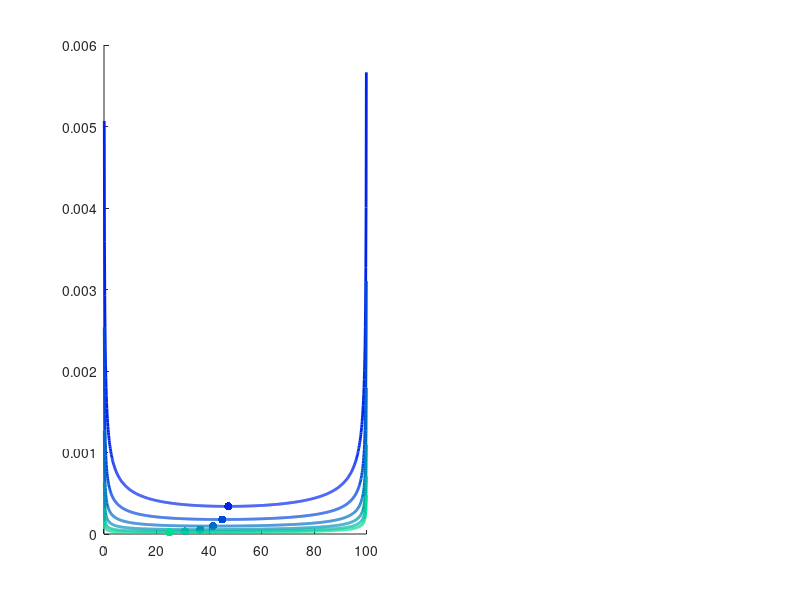

Here is the MATLAB script that generated this plot: (Note: this script raises an error after producing the figure.)
%% How long should I measure a baseline?

% constants
kB = 1.38064852*10^-23;  % Boltzman's constant
T = 290; % Kelvin
R = 1E11;  % resistor size
amplifierNoiseVariance = 4*kB*T*R;  %Johnson-Nyquist noise

cpsPerVolt = 6.24150934*10^18/R;  % elementary charge, Ohm's Law

ttotal = 100; % seconds
tints = 1000; % total time integrations
tvec = linspace(0, ttotal, tints+2)';
tvec = tvec(2:end-1); % trim first and last time (zero baseline/on-peak time)

intv = [0.025 0.050 0.100 0.200 0.400 0.800]* (R/10^11); % intensities, Volts
% coded inputs to intv are 10^11 - equivalent intensities
nints = length(intv);

% do calculations for all possible beam intensities 
unctot = zeros(tints, nints);
for ii = 1:nints
    
    varBL = amplifierNoiseVariance./tvec; % variance from baseline meas.
    varOP = (intv(ii)/cpsPerVolt + amplifierNoiseVariance)./(ttotal-tvec); % variance from on peak meas.
    unctot(:,ii) = sqrt(varBL + varOP)/intv(ii); % total relative uncertainty (1-sigma)
    
end

[mins, mindx] = min(unctot, [], 1); % find optimum (minimum uncertainty) BL vs. OP timing

%% Figure and color map
f1 = figure('Position', [10 10 1000*0.9 450*0.95], 'Units', 'pixels');

map = brighten(colormap(winter(nints+2)), 0); % choose and adjust color map
map = map(2:end-1,:); % reject more saturated colors at start and end of map


%% Plot 1 - logarithmic y-axis

ax1 = subplot(1,2,1);
hold on
p1 = zeros(nints,1); p2 = p1;
for ii = 1:nints
    p1(ii) = plot(tvec, unctot(:,ii), 'Color', map(ii,:), 'LineWidth', 2);
    p2(ii) = plot(tvec(mindx(ii)), mins(ii), '.', 'MarkerSize', 18, 'Color', map(ii,:));
end

ax1.YScale = 'log';
ax1.FontSize = 14;
ax1.XLabel.String = ['seconds of baseline'];% per ' num2str(ttotal, '%0.0f') ' seconds of total time'];
ax1.YLabel.String = 'fractional uncertainty';
%ax1.Title.String = {'Fractional Uncertainty in Baseline-Corrected Intensity for',
%    [num2str(ttotal, '%0.0f') ' Seconds of Total Analytical Time']};
ax1.LineWidth = 1;
ax1.Box = 'on';
pos = ax1.Position;
ax1.Position = pos + [0 -0.00 0 -0.04];
%ax.YLim = [10^2 10^6];

lgd1 = legend(p1, cellstr(num2str(intv', '%0.3f V')));
lgd1.FontSize = 16;
lgd1.Location = 'north';
lgd1.Box = 'on';
%lgd.Interpreter = 'latex';
%lgdpos = lgd.Position;
%lgd.Position = lgdpos .* [0.7 0.9 2 1.7];

%% Plot 2 - same info, linear y-axis

ax2 = subplot(1,2,2);
hold on
p3 = zeros(nints,1); p4 = p3;
for ii = 1:nints
    p3(ii) = plot(tvec, unctot(:,ii), 'Color', map(ii,:), 'LineWidth', 2);
    p4(ii) = plot(tvec(mindx(ii)), mins(ii), '.', 'MarkerSize', 18, 'Color', map(ii,:));
end

%ax = gca;
%ax2.YScale = 'log';
ax2.FontSize = 14;
ax2.XLabel.String = ['seconds of baseline'];% per ' num2str(ttotal, '%0.0f') ' seconds of total time'];
ax2.YLabel.String = 'fractional uncertainty';
%ax2.Title.String = {'Fractional Uncertainty in Baseline-Corrected Intensity for',
%    [num2str(ttotal, '%0.0f') ' Seconds of Total Analytical Time']};
ax2.LineWidth = 1;
ax2.Box = 'on';
ax2.YLim = [0 0.0008];
pos = ax2.Position;
ax2.Position = pos + [0 -0.00 0 -0.04];

lgd2 = legend(p3, cellstr(num2str(intv', '%0.3f V')));
lgd2.FontSize = 16;
lgd2.Location = 'north';
lgd2.Box = 'on';
%lgd.Interpreter = 'latex';
%lgdpos = lgd.Position;
%lgd.Position = lgdpos .* [0.7 0.9 2 1.7];

annotation('textbox', [0 0.9 1 0.1], ...
    'String', ['Fractional Uncertainty in Baseline-Corrected Intensity for ', ...
      num2str(ttotal, '%0.0f')  ' Seconds of Total Analytical Time, ', ...
      'R = 10^{',num2str(log10(R), '%0.0f') ,'} \Omega'], ...
    'EdgeColor', 'none', 'FontSize', 18, ...
    'HorizontalAlignment', 'center')